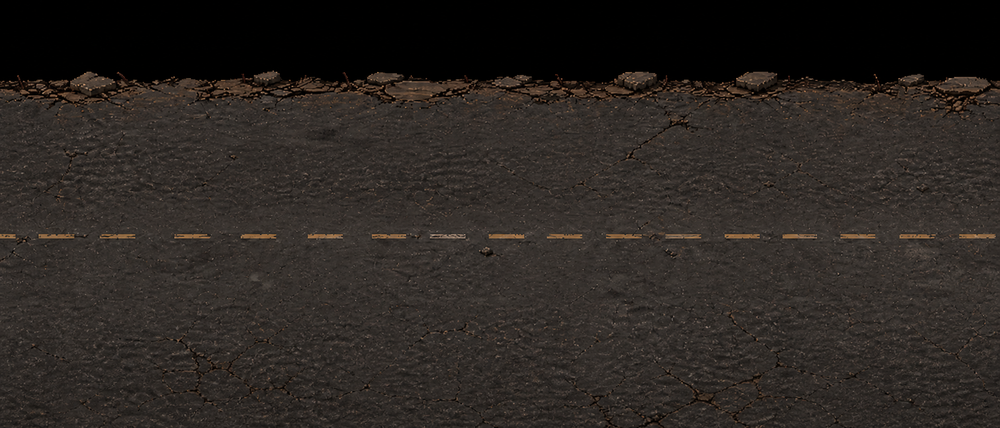
#> input picture ZombieSmasher/Resources/road.png, 1000 x 428 px, shrunk from 1916 x 821 before the run, found by its file name
$ python strip_road_black.py
#> lines starting #> are read from the running program, lines starting #| are printed output that depends on the picture
#!/usr/bin/env python3
"""
Removes the black border at the top of road.png by making any near-black
pixel reachable from the image edge transparent. Mirrors strip_white_bg.py
but flips the threshold for dark instead of light.
"""

from collections import deque
from pathlib import Path
from PIL import Image

PROJECT = Path(__file__).resolve().parent.parent
RESOURCES = PROJECT / "ZombieSmasher" / "Resources"
ORIGINALS = PROJECT / "_resource_originals"

THRESHOLD = 25  # rgb max value considered "black"


def is_black(p):
    return p[0] <= THRESHOLD and p[1] <= THRESHOLD and p[2] <= THRESHOLD


def strip_road():
    src = RESOURCES / "road.png"
    backup = ORIGINALS / "road.png"
    if not backup.exists():
        backup.write_bytes(src.read_bytes())
    img = Image.open(backup).convert("RGBA")
    W, H = img.size
#> W = 1000; H = 428
    px = img.load()

    visited = [[False] * H for _ in range(W)]
    q = deque()
    for x in range(W):
        for y in (0, H - 1):
            if is_black(px[x, y]):
                q.append((x, y)); visited[x][y] = True
    for y in range(H):
        for x in (0, W - 1):
            if is_black(px[x, y]) and not visited[x][y]:
                q.append((x, y)); visited[x][y] = True

    while q:
        x, y = q.popleft()
        px[x, y] = (0, 0, 0, 0)
        for dx, dy in ((1, 0), (-1, 0), (0, 1), (0, -1)):
            nx, ny = x + dx, y + dy
            if 0 <= nx < W and 0 <= ny < H and not visited[nx][ny] and is_black(px[nx, ny]):
                visited[nx][ny] = True
                q.append((nx, ny))

    img.save(src, "PNG")
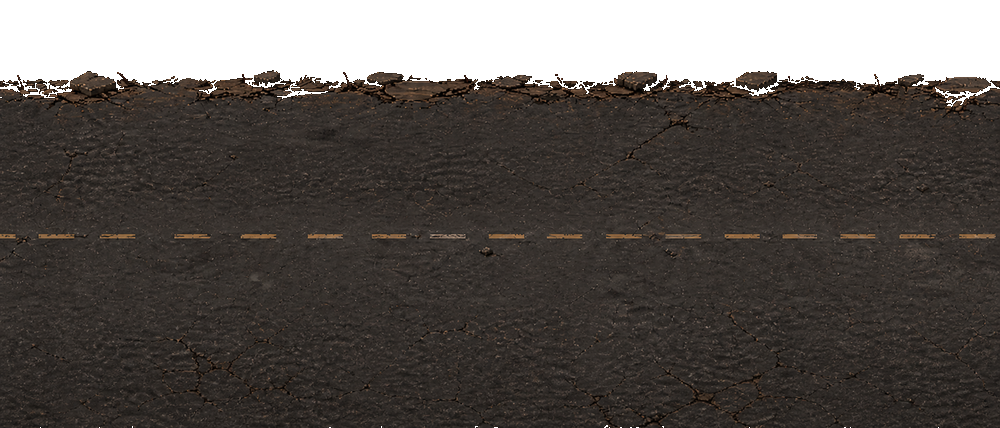
#> saved as road.png: PIL image 1000x428 RGBA; mean R, G, B, A 43.1, 37.8, 34, 206.9; transparent parts drawn white
    print(f"stripped black border from road.png")


if __name__ == "__main__":
    strip_road()
